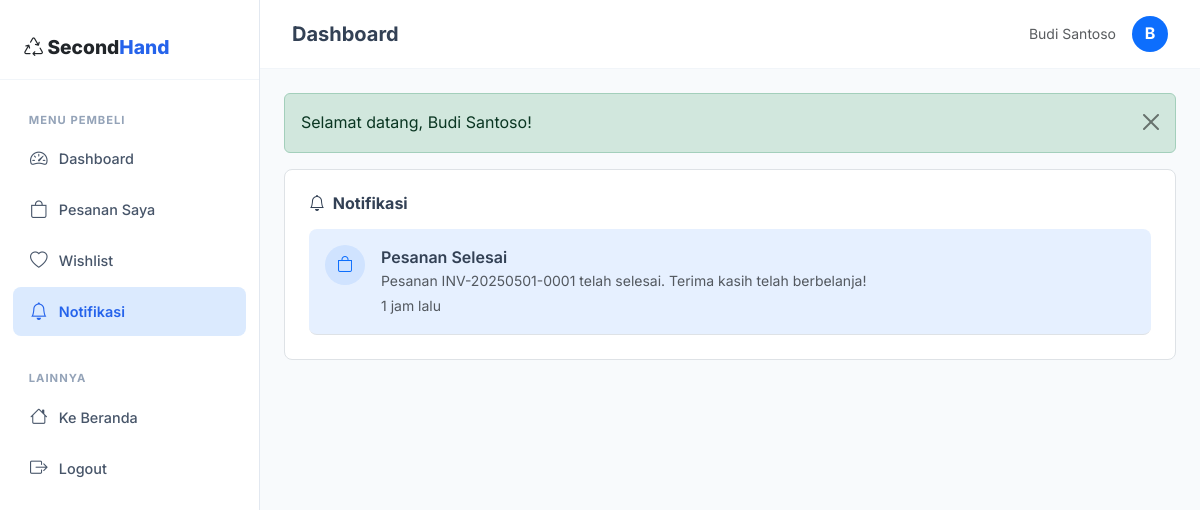
Screenshot of /index.php?page=buyer_notifications (signed in) with the database file from the repository.
### tables this page shows
CREATE TABLE `notifications` (
  `id` INT(11) NOT NULL AUTO_INCREMENT,
  `user_id` INT(11) NOT NULL,
  `title` VARCHAR(200) NOT NULL,
  `message` TEXT NOT NULL,
  `type` ENUM('order','payment','product','system','review') NOT NULL DEFAULT 'system',
  `reference_id` INT(11) DEFAULT NULL,
  `is_read` TINYINT(1) NOT NULL DEFAULT 0,
  `created_at` TIMESTAMP DEFAULT CURRENT_TIMESTAMP,
  PRIMARY KEY (`id`),
  KEY `fk_notif_user` (`user_id`),
  CONSTRAINT `fk_notif_user` FOREIGN KEY (`user_id`) REFERENCES `users`(`id`) ON DELETE CASCADE
);

### src/config/helpers.php (called while the page is built, shortened)
<?php
function e($string) {
    return htmlspecialchars($string ?? '', ENT_QUOTES, 'UTF-8');
}
function timeAgo($datetime) {
    $now = new DateTime();
    $ago = new DateTime($datetime);
    $diff = $now->diff($ago);
    if ($diff->h > 0) return $diff->h . ' jam lalu';
    return 'Baru saja';
}

### src/views/buyer/notifications.php (the view, shortened to what this page needs)
<?php
$db = getDB();
$userId = $_SESSION['user_id'];
$notifs = $db->prepare("SELECT * FROM notifications WHERE user_id = ? ORDER BY created_at DESC");
$notifs->execute([$userId]);
$notifList = $notifs->fetchAll();
?>
<div class="bg-white rounded-3 border p-4">
    <h6 class="fw-bold mb-3"><i class="bi bi-bell me-1"></i> Notifikasi</h6>
    <?php if (empty($notifList)): ?>
    <div class="empty-state"><i class="bi bi-bell-slash"></i><h5>Belum Ada Notifikasi</h5></div>
    <?php else: ?>
    <?php foreach ($notifList as $n): ?>
    <div class="d-flex gap-3 p-3 border-bottom <?= !$n['is_read'] ? 'bg-primary bg-opacity-10' : '' ?>" style="border-radius:var(--radius-sm)">
        <div class="rounded-circle bg-primary bg-opacity-10 d-flex align-items-center justify-content-center flex-shrink-0" style="width:40px;height:40px">
            <i class="bi bi-<?= $n['type']==='order'?'bag':($n['type']==='payment'?'credit-card':($n['type']==='product'?'box':'bell')) ?> text-primary"></i>
        </div>
        <div>
            <div class="fw-semibold"><?= e($n['title']) ?></div>
            <p class="mb-0 small text-muted"><?= e($n['message']) ?></p>
            <small class="text-muted"><?= timeAgo($n['created_at']) ?></small>
        </div>
    </div>
    <?php endforeach; ?>
    <?php endif; ?>
</div>

### src/assets/css/style.css (style rules this page uses)
:root { --primary: #2563eb; --primary-dark: #1d4ed8; --primary-light: #dbeafe; --secondary: #1e293b; --accent: #0ea5e9; --success: #10b981; --warning: #f59e0b; --danger: #ef4444; --dark: #0f172a; --gray-900: #1e293b; --gray-800: #334155; --gray-700: #475569; --gray-600: #64748b; --gray-500: #94a3b8; --gray-400: #cbd5e1; --gray-300: #e2e8f0; --gray-200: #f1f5f9; --gray-100: #f8fafc; --white: #ffffff; --shadow-sm: 0 1px 2px rgba(0, 0, 0, 0.05); --shadow: 0 1px 3px rgba(0, 0, 0, 0.1), 0 1px 2px rgba(0, 0, 0, 0.06); --shadow-md: 0 4px 6px -1px rgba(0, 0, 0, 0.1), 0 2px 4px -1px rgba(0, 0, 0, 0.06); --shadow-lg: 0 10px 15px -3px rgba(0, 0, 0, 0.1), 0 4px 6px -2px rgba(0, 0, 0, 0.05); --shadow-xl: 0 20px 25px -5px rgba(0, 0, 0, 0.1), 0 10px 10px -5px rgba(0, 0, 0, 0.04); --radius: 12px; --radius-sm: 8px; --radius-lg: 16px; --transition: all 0.3s cubic-bezier(0.4, 0, 0.2, 1); }
*, *::before, *::after { box-sizing: border-box; }
body { font-family: 'Inter', sans-serif; background-color: var(--gray-100); color: var(--gray-800); line-height: 1.6; -webkit-font-smoothing: antialiased; }

### rows the page displays
notifications: title "Pesanan Selesai", message "Pesanan INV-20250501-0001 telah selesai. Terima kasih telah berbelanja!", created_at "1 jam lalu"

### other values shown
$dashboardTitle "Dashboard"
$_SESSION['name'] "Budi Santoso"
substr($_SESSION['name'] ?? 'U', 0, 1) "B"
$flash['message'] "Selamat datang, Budi Santoso!"
